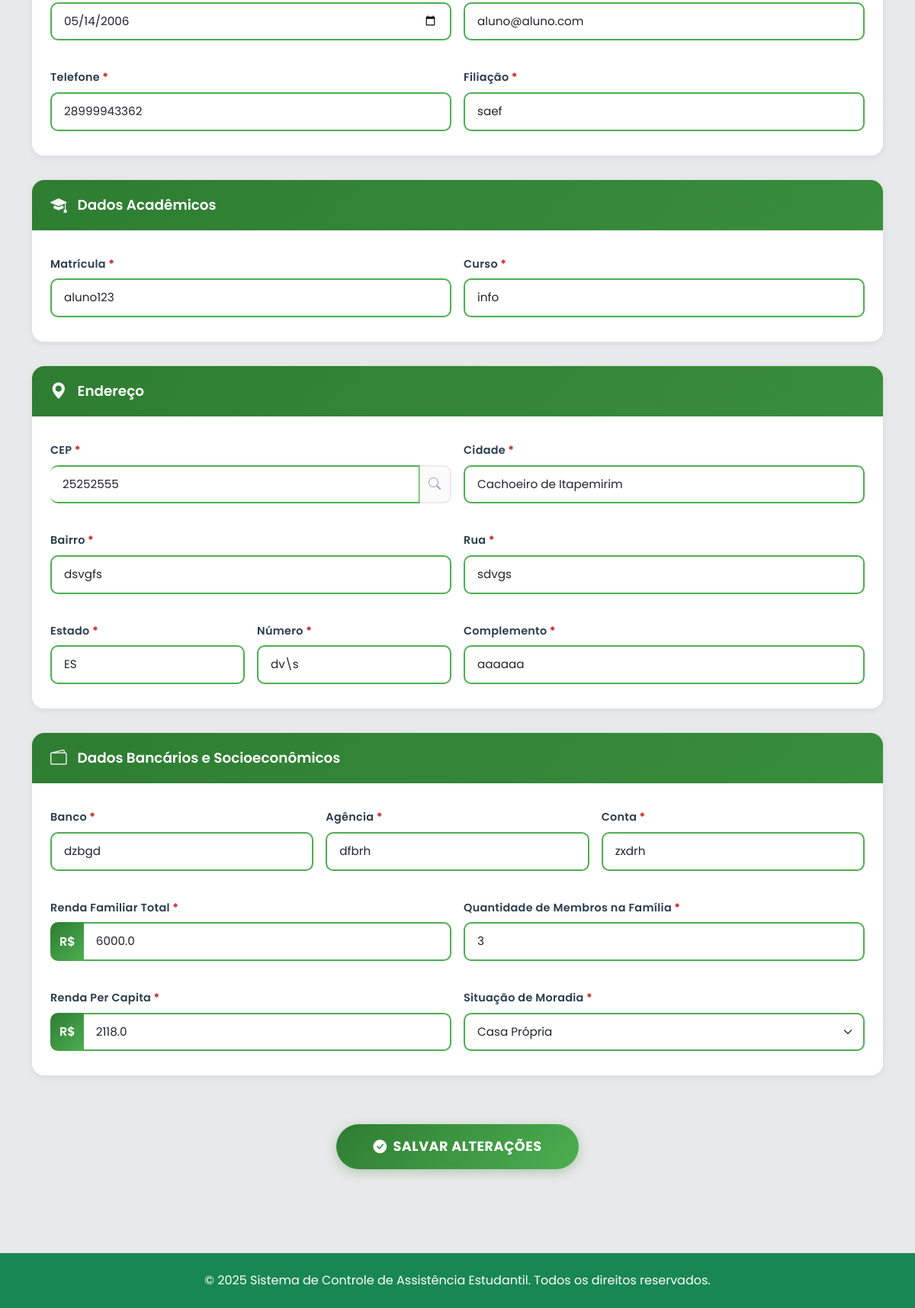
The app's page /aluno/perfil (signed in, lower part), older data.
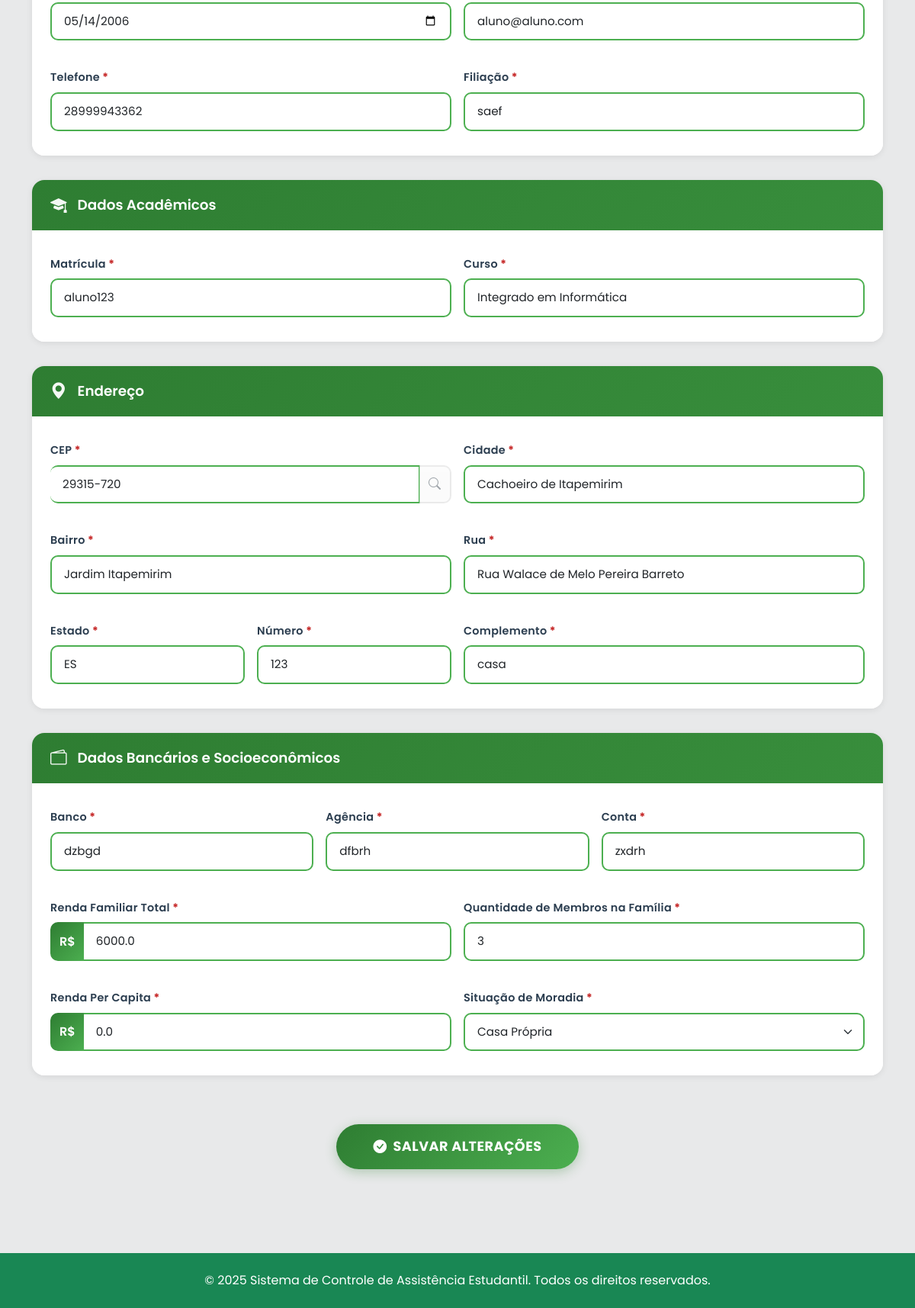
The same page, newer data.
### tables this page shows
CREATE TABLE aluno (
    id_usuario INTEGER PRIMARY KEY,
    cpf TEXT NOT NULL,
    telefone TEXT NOT NULL,
    curso TEXT NOT NULL,
    data_nascimento TEXT NOT NULL,
    filiacao TEXT NOT NULL,
    cep TEXT NOT NULL,
    cidade TEXT NOT NULL,
    bairro TEXT NOT NULL,
    rua TEXT NOT NULL,
    numero TEXT NOT NULL,
    nome_banco TEXT NOT NULL,
    agencia_bancaria TEXT NOT NULL,
    numero_conta_bancaria TEXT NOT NULL,
    renda_familiar REAL NOT NULL,
    quantidade_pessoas INTEGER NOT NULL,
    renda_per_capita REAL NOT NULL,
    situacao_moradia TEXT NOT NULL,
    cadastro_completo BOOLEAN DEFAULT 0, estado TEXT DEFAULT '', complemento TEXT DEFAULT '', possivel_aluno BOOLEAN DEFAULT 1, aprovado BOOLEAN DEFAULT 0, ano_ingresso INTEGER, ano_conclusao_previsto INTEGER, bolsa_pesquisa TEXT, cad_unico TEXT, bolsa_familia TEXT,
    FOREIGN KEY (id_usuario) REFERENCES usuario(id_usuario) ON DELETE CASCADE
);

### routes/aluno/dados_cadastrais_routes.py (the view)
@router.get("/perfil")
@requer_autenticacao(["aluno"])
async def get_dados_cadastrais(request: Request, usuario_logado: dict = None, sucesso: str = None, foto_sucesso: str = None, erro: str = None):
    aluno = aluno_repo.obter_por_matricula(usuario_logado['matricula'])
    if not aluno:
        usuario = usuario_repo.obter_usuario_por_matricula(usuario_logado['matricula'])
        if usuario:
            from model.aluno_model import Aluno
            aluno = Aluno(
                id_usuario=usuario.id_usuario,
                nome=usuario.nome,
                matricula=usuario.matricula,
                email=usuario.email,
                senha=usuario.senha,
                perfil=usuario.perfil,
                foto=usuario.foto,
                token_redefinicao=usuario.token_redefinicao,
                data_token=usuario.data_token,
                data_cadastro=usuario.data_cadastro,
                cpf="",
                telefone="",
                curso="",
                data_nascimento="",
                filiacao="",
                cep="",
                cidade="",
                bairro="",
                rua="",
                numero="",
                estado="",
                complemento="",
                nome_banco="",
                agencia_bancaria="",
                numero_conta_bancaria="",
                renda_familiar=0.0,
                quantidade_pessoas=1,
                renda_per_capita=0.0,
                situacao_moradia=""
            )
        else:
            aluno = usuario
    context = {"request": request, "aluno": aluno}
    if sucesso:
        context["mensagem_sucesso"] = "Informações salvas com sucesso!"
    elif foto_sucesso:
        context["mensagem_sucesso"] = "Foto do perfil alterada com sucesso!"
    if erro == "tipo_invalido":
        context["mensagem_erro"] = "Tipo de arquivo inválido. Use apenas JPG, JPEG ou PNG."
    elif erro == "upload_falhou":
        context["mensagem_erro"] = "Erro ao fazer upload da foto. Tente novamente."
    response = templates.TemplateResponse("/aluno/perfil.html", context)
    return response

### templates/aluno/perfil.html (shortened to what the changed rows need)
{% extends 'base2.html' %}
{% set active_page = 'dados_cadastrais' %}
{% block head %}
<link rel="stylesheet" href="/static/css/perfil_aluno.css">
{% endblock %}
{% block content %}
    <div class="main-content" id="mainContent">
        <div class="container">
            <form id="formCadastral" method="post" action="/aluno/perfil">
            <div class="card data-card">
                <div class="card-body">
                        <div class="row g-3">
                            <div class="col-md-6">
                                <input type="date" class="form-control {% if campo_erro == 'data_nascimento' %}is-invalid{% endif %}" name="data_nascimento" value="{{ aluno.data_nascimento }}" required>
                            </div>
                            <div class="col-md-6">
                                <label class="form-label">Telefone</label>
                                <input type="tel" class="form-control {% if campo_erro == 'telefone' %}is-invalid{% endif %}" name="telefone" value="{{ aluno.telefone }}" required>
                            </div>
                            <div class="col-md-6">
                                <label class="form-label">Filiação</label>
                                <input type="text" class="form-control {% if campo_erro == 'filiacao' %}is-invalid{% endif %}" name="filiacao" value="{{ aluno.filiacao }}" required>
                            </div>
                        </div>
                </div>
            </div>
            <div class="card data-card">
                <div class="card-body">
                        <div class="row g-3">
                            <div class="col-md-6">
                                <label class="form-label">Curso</label>
                                <input type="text" class="form-control {% if campo_erro == 'curso' %}is-invalid{% endif %}" name="curso" value="{{ aluno.curso }}" required>
                            </div>
                        </div>
                </div>
            </div>
            <div class="card data-card">
                <div class="card-body">
                        <div class="row g-3">
                            <div class="col-md-6">
                                <div class="input-group">
                                    <input type="text" class="form-control {% if campo_erro == 'cep' %}is-invalid{% endif %}" id="cep" name="cep" value="{{ aluno.cep }}"
                                           maxlength="9" placeholder="00000-000" required>
                                    <button class="btn btn-outline-secondary" type="button" id="btn-buscar-cep" disabled>
                                        <i class="bi bi-search"></i>
                                    </button>
                                </div>
                            </div>
                            <div class="col-md-6">
                                <label class="form-label">Cidade</label>
                                <input type="text" class="form-control {% if campo_erro == 'cidade' %}is-invalid{% endif %}" id="cidade" name="cidade" value="{{ aluno.cidade }}" required>
                            </div>
                            <div class="col-md-6">
                                <label class="form-label">Bairro</label>
                                <input type="text" class="form-control {% if campo_erro == 'bairro' %}is-invalid{% endif %}" id="bairro" name="bairro" value="{{ aluno.bairro }}" required>
                            </div>
                            <div class="col-md-6">
                                <label class="form-label">Rua</label>
                                <input type="text" class="form-control {% if campo_erro == 'rua' %}is-invalid{% endif %}" id="rua" name="rua" value="{{ aluno.rua }}" required>
                            </div>
                            <div class="col-md-3">
                                <label class="form-label">Estado</label>
                                <input type="text" class="form-control {% if campo_erro == 'estado' %}is-invalid{% endif %}" id="estado" name="estado" value="{{ aluno.estado }}" required>
                            </div>
                            <div class="col-md-3">
                                <label class="form-label">Número</label>
                                <input type="text" class="form-control {% if campo_erro == 'numero' %}is-invalid{% endif %}" name="numero" value="{{ aluno.numero }}" required>
                            </div>
                            <div class="col-md-6">
                                <label class="form-label">Complemento</label>
                                <input type="text" class="form-control {% if campo_erro == 'complemento' %}is-invalid{% endif %}" name="complemento" value="{{ aluno.complemento }}">
                            </div>
                        </div>
                </div>
            </div>
            <div class="card data-card">
                <div class="card-body">
                        <div class="row g-3">
                            <div class="col-md-4">
                                <label class="form-label">Banco</label>
                                <input type="text" class="form-control {% if campo_erro == 'nome_banco' %}is-invalid{% endif %}" name="nome_banco" value="{{ aluno.nome_banco }}" required>
                            </div>
                            <div class="col-md-4">
                                <label class="form-label">Agência</label>
                                <input type="text" class="form-control {% if campo_erro == 'agencia_bancaria' %}is-invalid{% endif %}" name="agencia_bancaria" value="{{ aluno.agencia_bancaria }}" required>
                            </div>
                            <div class="col-md-4">
                                <label class="form-label">Conta</label>
                                <input type="text" class="form-control {% if campo_erro == 'numero_conta_bancaria' %}is-invalid{% endif %}" name="numero_conta_bancaria" value="{{ aluno.numero_conta_bancaria }}" required>
                            </div>
                            <div class="col-md-6">
                                <div class="input-group">
                                    <span class="input-group-text">R$</span>
                                    <input type="text" class="form-control {% if campo_erro == 'renda_familiar' %}is-invalid{% endif %}" name="renda_familiar" value="{{ aluno.renda_familiar }}" required>
                                </div>
                            </div>
                            <div class="col-md-6">
                                <label class="form-label">Quantidade de Membros na Família</label>
                                <input type="number" class="form-control {% if campo_erro == 'quantidade_pessoas' %}is-invalid{% endif %}" name="quantidade_pessoas" value="{{ aluno.quantidade_pessoas }}" required>
                            </div>
                            <div class="col-md-6">
                                <div class="input-group">
                                    <span class="input-group-text">R$</span>
                                    <input type="text" class="form-control {% if campo_erro == 'renda_per_capita' %}is-invalid{% endif %}" name="renda_per_capita" value="{{ aluno.renda_per_capita }}" required>
                                </div>
                            </div>
                            <div class="col-md-6">
                                <label class="form-label">Situação de Moradia</label>
                                <select class="form-select {% if campo_erro == 'situacao_moradia' %}is-invalid{% endif %}" name="situacao_moradia" required>
                                    <option value="Casa Própria" {% if aluno.situacao_moradia == "Casa Própria" %}selected{% endif %}>Casa Própria</option>
                                </select>
                            </div>
                        </div>
                </div>
            </div>
            </form>
        </div>
    </div>
    {% endblock %}

Row changes from the older to the newer data that the page shows:
changed aluno "saef": curso "info" → "Integrado em Informática"; cep "25252555" → "29315-720"; bairro "dsvgfs" → "Jardim Itapemirim"; rua "sdvgs" → "Rua Walace de Melo Pereira Barreto"; numero "dv\\s" → "123"; complemento "aaaaaa" → "casa"; renda_per_capita "2118.0" → "0.0"
